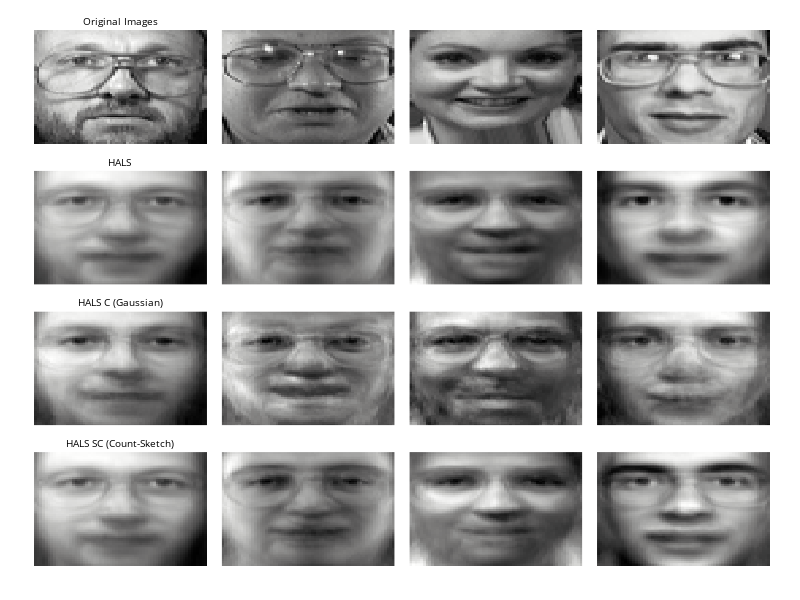

Source (notebook cell):
### Markdown cell above
*Plot: Visual Reconstruction Error by Method*

### Code cell
n_images = 4

fig = make_subplots(
    rows=4, cols=4,
    subplot_titles=(["Original Images"] + [' ']*3 + 
                   ["HALS"] + [' ']*3 + 
                   ["HALS C (Gaussian)"] + [' ']*3 + 
                   ["HALS SC (Count-Sketch)"] + [' ']*3),
    vertical_spacing=0.05,
    horizontal_spacing=0.02
)

matrix_pairs = [
    ("Original", X_faces),
    ("HALS", X_hals @ Y_hals),
    ("HALS C", X_c_hals @ Y_c_hals),
    ("HALS SC", X_sc_hals @ Y_sc_hals)
]

for row, (name, Z) in enumerate(matrix_pairs, start=1):
    for col in range(1, n_images + 1):
        z = Z[col-1].reshape(64, 64)
        fig.add_trace(
            go.Heatmap(z=z, colorscale='gray', showscale=False),
            row=row, col=col
        )

fig.update_layout(
    width=800,
    height=600,
    font=dict(size=8, color='black'), 
    margin=dict(l=30, r=30, b=30, t=30, pad=10),
    plot_bgcolor='white', 
    paper_bgcolor='white',
)


for row in range(1,5):
    for col in range(1,5):
        fig.update_xaxes(
            showticklabels=False,
            title_text='',
            row=row, col=col
        )
        fig.update_yaxes(
            showticklabels=False,
            title_text='',
            row=row, col=col
        )

fig.update_annotations(font_size=10, font_color='black')
fig.update_yaxes(autorange='reversed')
fig.show()

### Figure 1 — Plotly figure (JSON) as saved in the notebook; plotly's stock layout.template omitted (floating-point values rounded to 4 significant figures; data arrays with more than 128 entries replaced by an {"elided": "..."} marker saying what was removed)
{"data": [{"colorscale": [[0, "rgb(0, 0, 0)"], [0.09091, "rgb(16, 16, 16)"], [0.1818, "rgb(38, 38, 38)"], [0.2727, "rgb(59, 59, 59)"], [0.3636, "rgb(81, 80, 80)"], [0.4545, "rgb(102, 101, 101)"], [0.5455, "rgb(124, 123, 122)"], [0.6364, "rgb(146, 146, 145)"], [0.7273, "rgb(171, 171, 170)"], [0.8182, "rgb(197, 197, 195)"], [0.9091, "rgb(224, 224, 223)"], [1, "rgb(254, 254, 253)"]], "showscale": false, "type": "heatmap", "xaxis": "x", "yaxis": "y", "z": {"elided": "64x64 float values"}}, {"colorscale": [[0, "rgb(0, 0, 0)"], [0.09091, "rgb(16, 16, 16)"], [0.1818, "rgb(38, 38, 38)"], [0.2727, "rgb(59, 59, 59)"], [0.3636, "rgb(81, 80, 80)"], [0.4545, "rgb(102, 101, 101)"], [0.5455, "rgb(124, 123, 122)"], [0.6364, "rgb(146, 146, 145)"], [0.7273, "rgb(171, 171, 170)"], [0.8182, "rgb(197, 197, 195)"], [0.9091, "rgb(224, 224, 223)"], [1, "rgb(254, 254, 253)"]], "showscale": false, "type": "heatmap", "xaxis": "x2", "yaxis": "y2", "z": {"elided": "64x64 float values"}}, {"colorscale": [[0, "rgb(0, 0, 0)"], [0.09091, "rgb(16, 16, 16)"], [0.1818, "rgb(38, 38, 38)"], [0.2727, "rgb(59, 59, 59)"], [0.3636, "rgb(81, 80, 80)"], [0.4545, "rgb(102, 101, 101)"], [0.5455, "rgb(124, 123, 122)"], [0.6364, "rgb(146, 146, 145)"], [0.7273, "rgb(171, 171, 170)"], [0.8182, "rgb(197, 197, 195)"], [0.9091, "rgb(224, 224, 223)"], [1, "rgb(254, 254, 253)"]], "showscale": false, "type": "heatmap", "xaxis": "x3", "yaxis": "y3", "z": {"elided": "64x64 float values"}}, {"colorscale": [[0, "rgb(0, 0, 0)"], [0.09091, "rgb(16, 16, 16)"], [0.1818, "rgb(38, 38, 38)"], [0.2727, "rgb(59, 59, 59)"], [0.3636, "rgb(81, 80, 80)"], [0.4545, "rgb(102, 101, 101)"], [0.5455, "rgb(124, 123, 122)"], [0.6364, "rgb(146, 146, 145)"], [0.7273, "rgb(171, 171, 170)"], [0.8182, "rgb(197, 197, 195)"], [0.9091, "rgb(224, 224, 223)"], [1, "rgb(254, 254, 253)"]], "showscale": false, "type": "heatmap", "xaxis": "x4", "yaxis": "y4", "z": {"elided": "64x64 float values"}}, {"colorscale": [[0, "rgb(0, 0, 0)"], [0.09091, "rgb(16, 16, 16)"], [0.1818, "rgb(38, 38, 38)"], [0.2727, "rgb(59, 59, 59)"], [0.3636, "rgb(81, 80, 80)"], [0.4545, "rgb(102, 101, 101)"], [0.5455, "rgb(124, 123, 122)"], [0.6364, "rgb(146, 146, 145)"], [0.7273, "rgb(171, 171, 170)"], [0.8182, "rgb(197, 197, 195)"], [0.9091, "rgb(224, 224, 223)"], [1, "rgb(254, 254, 253)"]], "showscale": false, "type": "heatmap", "xaxis": "x5", "yaxis": "y5", "z": {"elided": "64x64 float values"}}, {"colorscale": [[0, "rgb(0, 0, 0)"], [0.09091, "rgb(16, 16, 16)"], [0.1818, "rgb(38, 38, 38)"], [0.2727, "rgb(59, 59, 59)"], [0.3636, "rgb(81, 80, 80)"], [0.4545, "rgb(102, 101, 101)"], [0.5455, "rgb(124, 123, 122)"], [0.6364, "rgb(146, 146, 145)"], [0.7273, "rgb(171, 171, 170)"], [0.8182, "rgb(197, 197, 195)"], [0.9091, "rgb(224, 224, 223)"], [1, "rgb(254, 254, 253)"]], "showscale": false, "type": "heatmap", "xaxis": "x6", "yaxis": "y6", "z": {"elided": "64x64 float values"}}, {"colorscale": [[0, "rgb(0, 0, 0)"], [0.09091, "rgb(16, 16, 16)"], [0.1818, "rgb(38, 38, 38)"], [0.2727, "rgb(59, 59, 59)"], [0.3636, "rgb(81, 80, 80)"], [0.4545, "rgb(102, 101, 101)"], [0.5455, "rgb(124, 123, 122)"], [0.6364, "rgb(146, 146, 145)"], [0.7273, "rgb(171, 171, 170)"], [0.8182, "rgb(197, 197, 195)"], [0.9091, "rgb(224, 224, 223)"], [1, "rgb(254, 254, 253)"]], "showscale": false, "type": "heatmap", "xaxis": "x7", "yaxis": "y7", "z": {"elided": "64x64 float values"}}, {"colorscale": [[0, "rgb(0, 0, 0)"], [0.09091, "rgb(16, 16, 16)"], [0.1818, "rgb(38, 38, 38)"], [0.2727, "rgb(59, 59, 59)"], [0.3636, "rgb(81, 80, 80)"], [0.4545, "rgb(102, 101, 101)"], [0.5455, "rgb(124, 123, 122)"], [0.6364, "rgb(146, 146, 145)"], [0.7273, "rgb(171, 171, 170)"], [0.8182, "rgb(197, 197, 195)"], [0.9091, "rgb(224, 224, 223)"], [1, "rgb(254, 254, 253)"]], "showscale": false, "type": "heatmap", "xaxis": "x8", "yaxis": "y8", "z": {"elided": "64x64 float values"}}, {"colorscale": [[0, "rgb(0, 0, 0)"], [0.09091, "rgb(16, 16, 16)"], [0.1818, "rgb(38, 38, 38)"], [0.2727, "rgb(59, 59, 59)"], [0.3636, "rgb(81, 80, 80)"], [0.4545, "rgb(102, 101, 101)"], [0.5455, "rgb(124, 123, 122)"], [0.6364, "rgb(146, 146, 145)"], [0.7273, "rgb(171, 171, 170)"], [0.8182, "rgb(197, 197, 195)"], [0.9091, "rgb(224, 224, 223)"], [1, "rgb(254, 254, 253)"]], "showscale": false, "type": "heatmap", "xaxis": "x9", "yaxis": "y9", "z": {"elided": "64x64 float values"}}, {"colorscale": [[0, "rgb(0, 0, 0)"], [0.09091, "rgb(16, 16, 16)"], [0.1818, "rgb(38, 38, 38)"], [0.2727, "rgb(59, 59, 59)"], [0.3636, "rgb(81, 80, 80)"], [0.4545, "rgb(102, 101, 101)"], [0.5455, "rgb(124, 123, 122)"], [0.6364, "rgb(146, 146, 145)"], [0.7273, "rgb(171, 171, 170)"], [0.8182, "rgb(197, 197, 195)"], [0.9091, "rgb(224, 224, 223)"], [1, "rgb(254, 254, 253)"]], "showscale": false, "type": "heatmap", "xaxis": "x10", "yaxis": "y10", "z": {"elided": "64x64 float values"}}, {"colorscale": [[0, "rgb(0, 0, 0)"], [0.09091, "rgb(16, 16, 16)"], [0.1818, "rgb(38, 38, 38)"], [0.2727, "rgb(59, 59, 59)"], [0.3636, "rgb(81, 80, 80)"], [0.4545, "rgb(102, 101, 101)"], [0.5455, "rgb(124, 123, 122)"], [0.6364, "rgb(146, 146, 145)"], [0.7273, "rgb(171, 171, 170)"], [0.8182, "rgb(197, 197, 195)"], [0.9091, "rgb(224, 224, 223)"], [1, "rgb(254, 254, 253)"]], "showscale": false, "type": "heatmap", "xaxis": "x11", "yaxis": "y11", "z": {"elided": "64x64 float values"}}, {"colorscale": [[0, "rgb(0, 0, 0)"], [0.09091, "rgb(16, 16, 16)"], [0.1818, "rgb(38, 38, 38)"], [0.2727, "rgb(59, 59, 59)"], [0.3636, "rgb(81, 80, 80)"], [0.4545, "rgb(102, 101, 101)"], [0.5455, "rgb(124, 123, 122)"], [0.6364, "rgb(146, 146, 145)"], [0.7273, "rgb(171, 171, 170)"], [0.8182, "rgb(197, 197, 195)"], [0.9091, "rgb(224, 224, 223)"], [1, "rgb(254, 254, 253)"]], "showscale": false, "type": "heatmap", "xaxis": "x12", "yaxis": "y12", "z": {"elided": "64x64 float values"}}, {"colorscale": [[0, "rgb(0, 0, 0)"], [0.09091, "rgb(16, 16, 16)"], [0.1818, "rgb(38, 38, 38)"], [0.2727, "rgb(59, 59, 59)"], [0.3636, "rgb(81, 80, 80)"], [0.4545, "rgb(102, 101, 101)"], [0.5455, "rgb(124, 123, 122)"], [0.6364, "rgb(146, 146, 145)"], [0.7273, "rgb(171, 171, 170)"], [0.8182, "rgb(197, 197, 195)"], [0.9091, "rgb(224, 224, 223)"], [1, "rgb(254, 254, 253)"]], "showscale": false, "type": "heatmap", "xaxis": "x13", "yaxis": "y13", "z": {"elided": "64x64 float values"}}, {"colorscale": [[0, "rgb(0, 0, 0)"], [0.09091, "rgb(16, 16, 16)"], [0.1818, "rgb(38, 38, 38)"], [0.2727, "rgb(59, 59, 59)"], [0.3636, "rgb(81, 80, 80)"], [0.4545, "rgb(102, 101, 101)"], [0.5455, "rgb(124, 123, 122)"], [0.6364, "rgb(146, 146, 145)"], [0.7273, "rgb(171, 171, 170)"], [0.8182, "rgb(197, 197, 195)"], [0.9091, "rgb(224, 224, 223)"], [1, "rgb(254, 254, 253)"]], "showscale": false, "type": "heatmap", "xaxis": "x14", "yaxis": "y14", "z": {"elided": "64x64 float values"}}, {"colorscale": [[0, "rgb(0, 0, 0)"], [0.09091, "rgb(16, 16, 16)"], [0.1818, "rgb(38, 38, 38)"], [0.2727, "rgb(59, 59, 59)"], [0.3636, "rgb(81, 80, 80)"], [0.4545, "rgb(102, 101, 101)"], [0.5455, "rgb(124, 123, 122)"], [0.6364, "rgb(146, 146, 145)"], [0.7273, "rgb(171, 171, 170)"], [0.8182, "rgb(197, 197, 195)"], [0.9091, "rgb(224, 224, 223)"], [1, "rgb(254, 254, 253)"]], "showscale": false, "type": "heatmap", "xaxis": "x15", "yaxis": "y15", "z": {"elided": "64x64 float values"}}, {"colorscale": [[0, "rgb(0, 0, 0)"], [0.09091, "rgb(16, 16, 16)"], [0.1818, "rgb(38, 38, 38)"], [0.2727, "rgb(59, 59, 59)"], [0.3636, "rgb(81, 80, 80)"], [0.4545, "rgb(102, 101, 101)"], [0.5455, "rgb(124, 123, 122)"], [0.6364, "rgb(146, 146, 145)"], [0.7273, "rgb(171, 171, 170)"], [0.8182, "rgb(197, 197, 195)"], [0.9091, "rgb(224, 224, 223)"], [1, "rgb(254, 254, 253)"]], "showscale": false, "type": "heatmap", "xaxis": "x16", "yaxis": "y16", "z": {"elided": "64x64 float values"}}], "layout": {"annotations": [{"font": {"color": "black", "size": 10}, "showarrow": false, "text": "Original Images", "x": 0.1175, "xanchor": "center", "xref": "paper", "y": 1, "yanchor": "bottom", "yref": "paper"}, {"font": {"color": "black", "size": 10}, "showarrow": false, "text": " ", "x": 0.3725, "xanchor": "center", "xref": "paper", "y": 1, "yanchor": "bottom", "yref": "paper"}, {"font": {"color": "black", "size": 10}, "showarrow": false, "text": " ", "x": 0.6275, "xanchor": "center", "xref": "paper", "y": 1, "yanchor": "bottom", "yref": "paper"}, {"font": {"color": "black", "size": 10}, "showarrow": false, "text": " ", "x": 0.8825, "xanchor": "center", "xref": "paper", "y": 1, "yanchor": "bottom", "yref": "paper"}, {"font": {"color": "black", "size": 10}, "showarrow": false, "text": "HALS", "x": 0.1175, "xanchor": "center", "xref": "paper", "y": 0.7375, "yanchor": "bottom", "yref": "paper"}, {"font": {"color": "black", "size": 10}, "showarrow": false, "text": " ", "x": 0.3725, "xanchor": "center", "xref": "paper", "y": 0.7375, "yanchor": "bottom", "yref": "paper"}, {"font": {"color": "black", "size": 10}, "showarrow": false, "text": " ", "x": 0.6275, "xanchor": "center", "xref": "paper", "y": 0.7375, "yanchor": "bottom", "yref": "paper"}, {"font": {"color": "black", "size": 10}, "showarrow": false, "text": " ", "x": 0.8825, "xanchor": "center", "xref": "paper", "y": 0.7375, "yanchor": "bottom", "yref": "paper"}, {"font": {"color": "black", "size": 10}, "showarrow": false, "text": "HALS C (Gaussian)", "x": 0.1175, "xanchor": "center", "xref": "paper", "y": 0.475, "yanchor": "bottom", "yref": "paper"}, {"font": {"color": "black", "size": 10}, "showarrow": false, "text": " ", "x": 0.3725, "xanchor": "center", "xref": "paper", "y": 0.475, "yanchor": "bottom", "yref": "paper"}, {"font": {"color": "black", "size": 10}, "showarrow": false, "text": " ", "x": 0.6275, "xanchor": "center", "xref": "paper", "y": 0.475, "yanchor": "bottom", "yref": "paper"}, {"font": {"color": "black", "size": 10}, "showarrow": false, "text": " ", "x": 0.8825, "xanchor": "center", "xref": "paper", "y": 0.475, "yanchor": "bottom", "yref": "paper"}, {"font": {"color": "black", "size": 10}, "showarrow": false, "text": "HALS SC (Count-Sketch)", "x": 0.1175, "xanchor": "center", "xref": "paper", "y": 0.2125, "yanchor": "bottom", "yref": "paper"}, {"font": {"color": "black", "size": 10}, "showarrow": false, "text": " ", "x": 0.3725, "xanchor": "center", "xref": "paper", "y": 0.2125, "yanchor": "bottom", "yref": "paper"}, {"font": {"color": "black", "size": 10}, "showarrow": false, "text": " ", "x": 0.6275, "xanchor": "center", "xref": "paper", "y": 0.2125, "yanchor": "bottom", "yref": "paper"}, {"font": {"color": "black", "size": 10}, "showarrow": false, "text": " ", "x": 0.8825, "xanchor": "center", "xref": "paper", "y": 0.2125, "yanchor": "bottom", "yref": "paper"}], "font": {"color": "black", "size": 8}, "height": 600, "margin": {"b": 30, "l": 30, "pad": 10, "r": 30, "t": 30}, "paper_bgcolor": "white", "plot_bgcolor": "white", "width": 800, "xaxis": {"anchor": "y", "domain": [0, 0.235], "showticklabels": false, "title": {"text": ""}}, "xaxis10": {"anchor": "y10", "domain": [0.255, 0.49], "showticklabels": false, "title": {"text": ""}}, "xaxis11": {"anchor": "y11", "domain": [0.51, 0.745], "showticklabels": false, "title": {"text": ""}}, "xaxis12": {"anchor": "y12", "domain": [0.765, 1.0], "showticklabels": false, "title": {"text": ""}}, "xaxis13": {"anchor": "y13", "domain": [0, 0.235], "showticklabels": false, "title": {"text": ""}}, "xaxis14": {"anchor": "y14", "domain": [0.255, 0.49], "showticklabels": false, "title": {"text": ""}}, "xaxis15": {"anchor": "y15", "domain": [0.51, 0.745], "showticklabels": false, "title": {"text": ""}}, "xaxis16": {"anchor": "y16", "domain": [0.765, 1.0], "showticklabels": false, "title": {"text": ""}}, "xaxis2": {"anchor": "y2", "domain": [0.255, 0.49], "showticklabels": false, "title": {"text": ""}}, "xaxis3": {"anchor": "y3", "domain": [0.51, 0.745], "showticklabels": false, "title": {"text": ""}}, "xaxis4": {"anchor": "y4", "domain": [0.765, 1.0], "showticklabels": false, "title": {"text": ""}}, "xaxis5": {"anchor": "y5", "domain": [0, 0.235], "showticklabels": false, "title": {"text": ""}}, "xaxis6": {"anchor": "y6", "domain": [0.255, 0.49], "showticklabels": false, "title": {"text": ""}}, "xaxis7": {"anchor": "y7", "domain": [0.51, 0.745], "showticklabels": false, "title": {"text": ""}}, "xaxis8": {"anchor": "y8", "domain": [0.765, 1.0], "showticklabels": false, "title": {"text": ""}}, "xaxis9": {"anchor": "y9", "domain": [0, 0.235], "showticklabels": false, "title": {"text": ""}}, "yaxis": {"anchor": "x", "autorange": "reversed", "domain": [0.7875, 1], "showticklabels": false, "title": {"text": ""}}, "yaxis10": {"anchor": "x10", "autorange": "reversed", "domain": [0.2625, 0.475], "showticklabels": false, "title": {"text": ""}}, "yaxis11": {"anchor": "x11", "autorange": "reversed", "domain": [0.2625, 0.475], "showticklabels": false, "title": {"text": ""}}, "yaxis12": {"anchor": "x12", "autorange": "reversed", "domain": [0.2625, 0.475], "showticklabels": false, "title": {"text": ""}}, "yaxis13": {"anchor": "x13", "autorange": "reversed", "domain": [0, 0.2125], "showticklabels": false, "title": {"text": ""}}, "yaxis14": {"anchor": "x14", "autorange": "reversed", "domain": [0, 0.2125], "showticklabels": false, "title": {"text": ""}}, "yaxis15": {"anchor": "x15", "autorange": "reversed", "domain": [0, 0.2125], "showticklabels": false, "title": {"text": ""}}, "yaxis16": {"anchor": "x16", "autorange": "reversed", "domain": [0, 0.2125], "showticklabels": false, "title": {"text": ""}}, "yaxis2": {"anchor": "x2", "autorange": "reversed", "domain": [0.7875, 1], "showticklabels": false, "title": {"text": ""}}, "yaxis3": {"anchor": "x3", "autorange": "reversed", "domain": [0.7875, 1], "showticklabels": false, "title": {"text": ""}}, "yaxis4": {"anchor": "x4", "autorange": "reversed", "domain": [0.7875, 1], "showticklabels": false, "title": {"text": ""}}, "yaxis5": {"anchor": "x5", "autorange": "reversed", "domain": [0.525, 0.7375], "showticklabels": false, "title": {"text": ""}}, "yaxis6": {"anchor": "x6", "autorange": "reversed", "domain": [0.525, 0.7375], "showticklabels": false, "title": {"text": ""}}, "yaxis7": {"anchor": "x7", "autorange": "reversed", "domain": [0.525, 0.7375], "showticklabels": false, "title": {"text": ""}}, "yaxis8": {"anchor": "x8", "autorange": "reversed", "domain": [0.525, 0.7375], "showticklabels": false, "title": {"text": ""}}, "yaxis9": {"anchor": "x9", "autorange": "reversed", "domain": [0.2625, 0.475], "showticklabels": false, "title": {"text": ""}}}}
